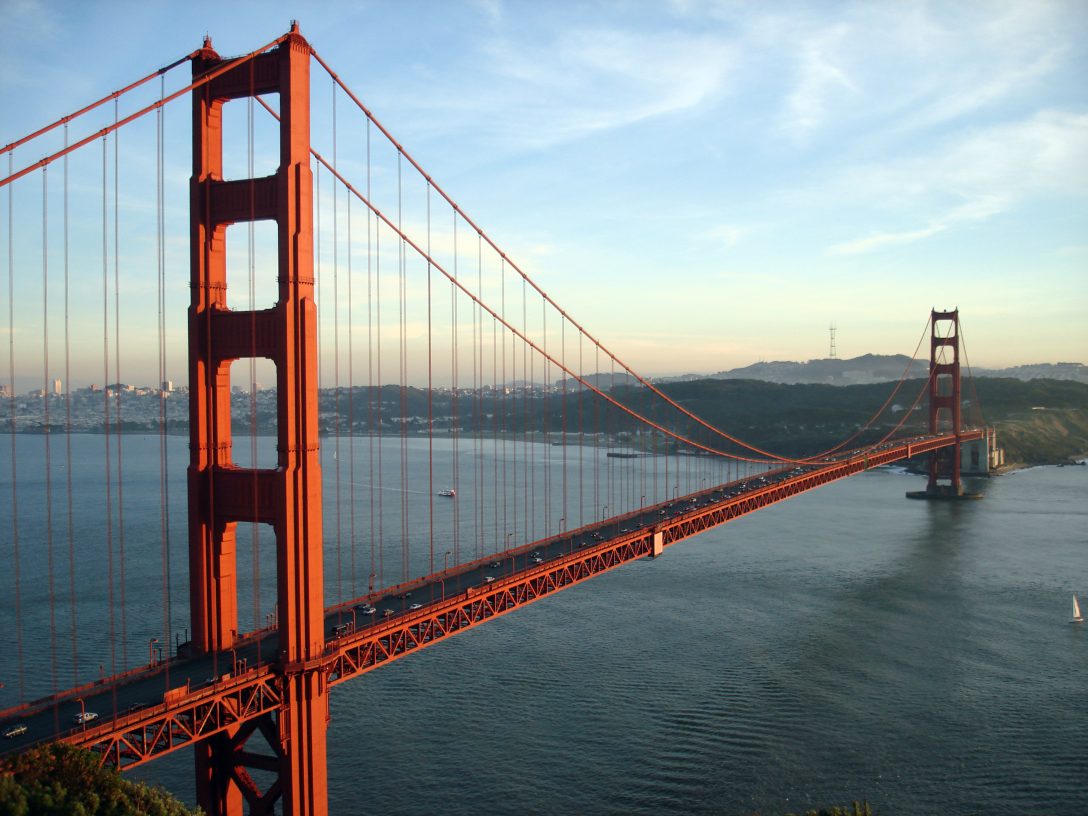
#> input picture datas/goldenGate.jpg, 3264 x 2448 px (shown at 1/3 size)
$ python histogram.py
#> lines starting #> are read from the running program, lines starting #| are printed output that depends on the picture
# -*- coding: utf-8 -*-
"""
Created on Thu Aug 29 14:09:51 2024

@author: Doğukan
"""

import cv2
import matplotlib.pyplot as plt
import numpy as np

# [21 lines of commented-out code are left out]

golden_gate = cv2.imread("datas/goldenGate.jpg")
#> golden_gate is the input picture: shape (2448, 3264, 3); mean B, G, R 141.3, 138.3, 130.3
golden_gate_vis = cv2.cvtColor(golden_gate, cv2.COLOR_BGR2RGB)

plt.figure(), plt.imshow(golden_gate_vis)

mask =np.zeros(golden_gate.shape[:2],np.uint8)
plt.figure(), plt.imshow(mask,cmap="gray")

mask[1500:2000,1000:2000] =255

plt.figure(), plt.imshow(mask,cmap="gray")

masked_img_vis = cv2.bitwise_and(golden_gate_vis, golden_gate_vis,mask=mask)
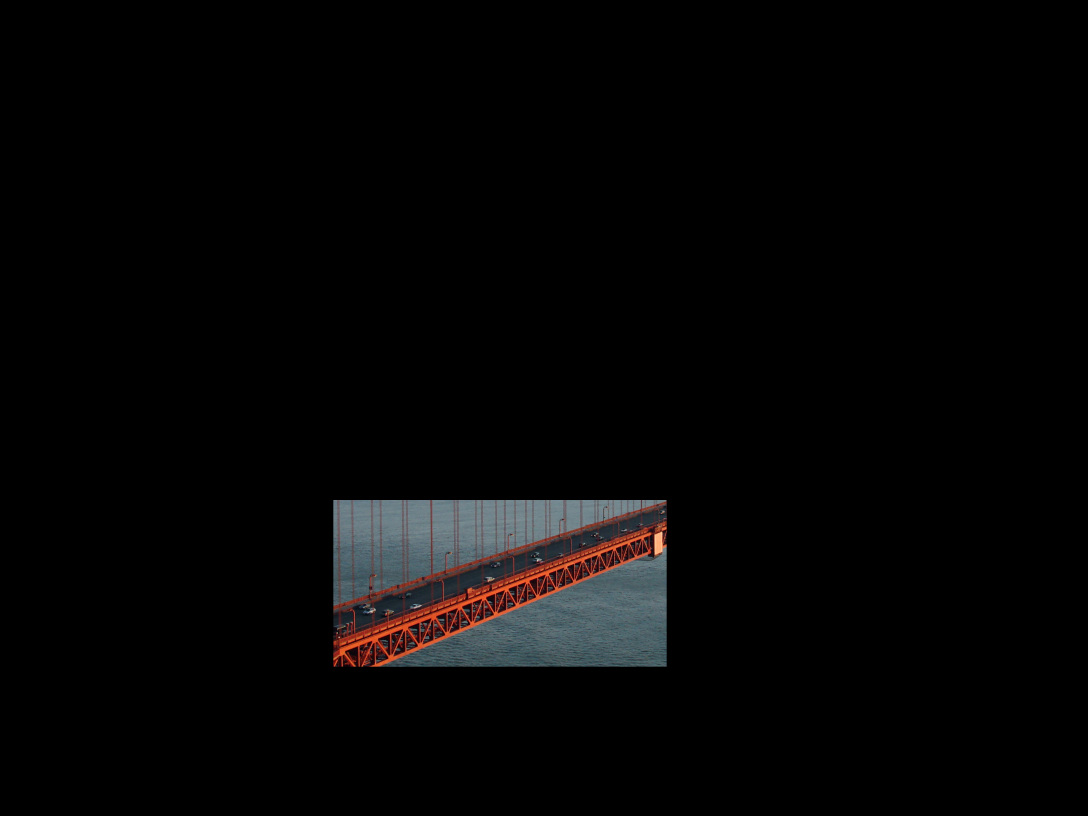
#> masked_img_vis: shape (2448, 3264, 3) (shown at 1/3 size); mean R, G, B 5.8, 5.3, 5.4

plt.figure(), plt.imshow(masked_img_vis,cmap="gray")

#histogram

masked_img =  cv2.bitwise_and(golden_gate, golden_gate,mask=mask)

masked_img_hist = cv2.calcHist([golden_gate], channels=[0], mask=mask, histSize=[256], ranges=[0,256])
#> masked_img_hist = 256 values, max 7664 at index 105, min 0 at index 182, mean 1953.1

plt.figure(), plt.plot(masked_img_hist)

#histogram eşitleme
#karşıtlık arttırma

img = cv2.imread("datas/hist_equ.jpg",0)
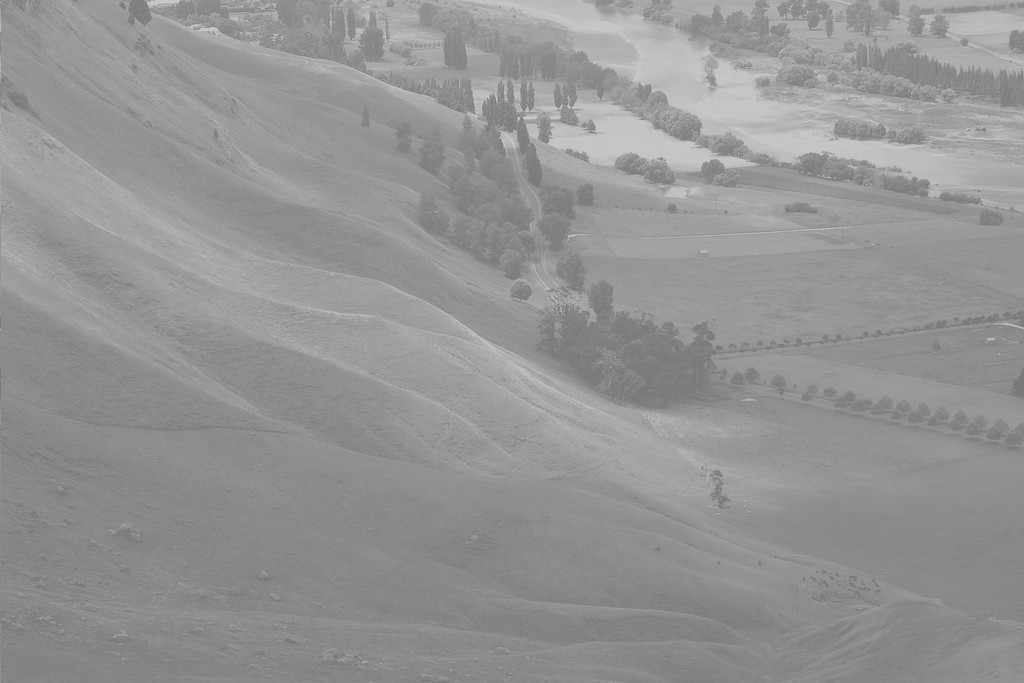
#> input picture datas/hist_equ.jpg, 1024 x 683 px
#> img is the input picture: shape (683, 1024); min 114, max 208, mean 148
plt.figure(),plt.imshow(img, cmap="gray")

img_hist = cv2.calcHist(img, channels=[0], mask=None, histSize=[256], ranges=[0,256])
#> img_hist = 256 values, max 65 at index 171, min 0 at index 0, mean 4

plt.figure(), plt.plot(img_hist)

eq_hist = cv2.equalizeHist(img)
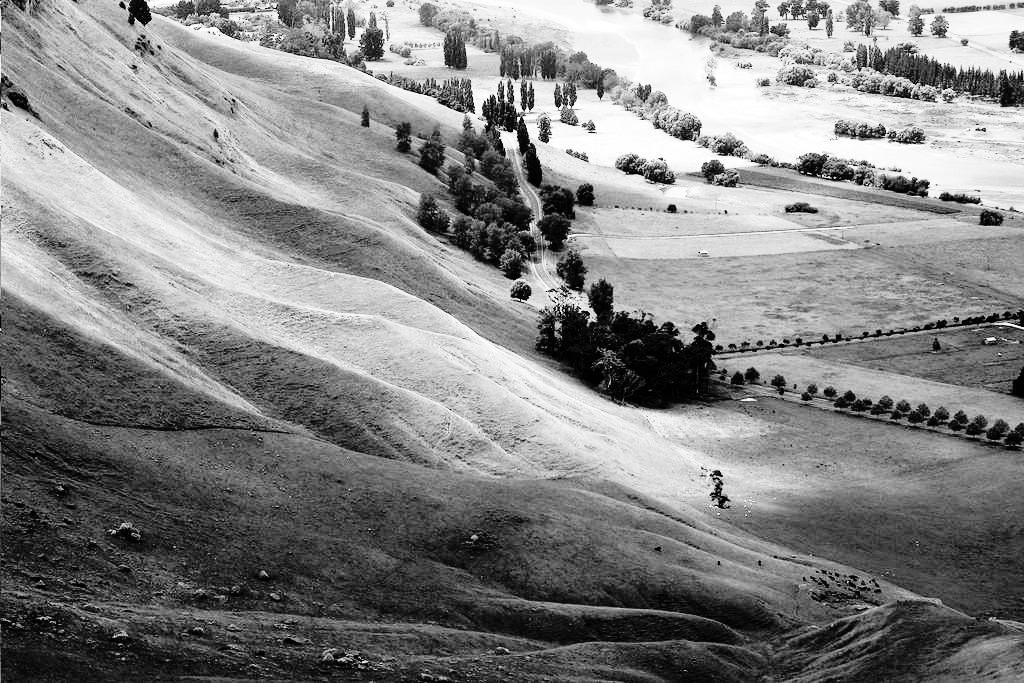
#> eq_hist: shape (683, 1024); min 0, max 255, mean 130.5

plt.figure(), plt.imshow(eq_hist,cmap="gray")


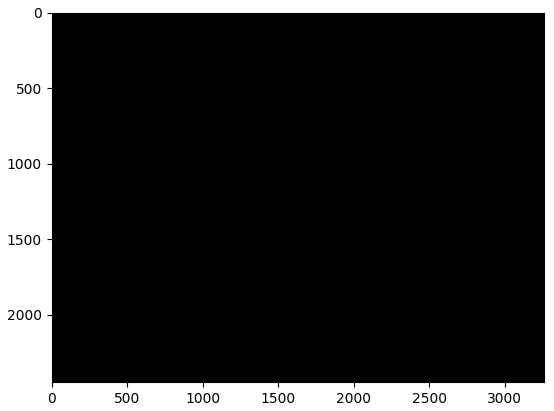
#> figure drawn by matplotlib, 1 panel
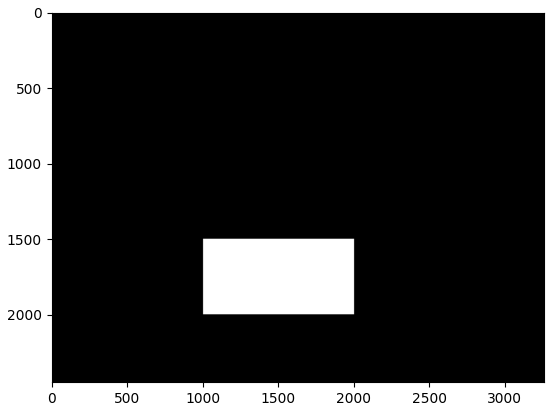
#> figure drawn by matplotlib, 1 panel
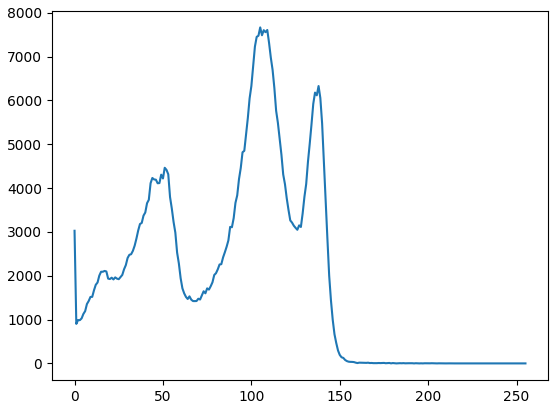
#> figure drawn by matplotlib, 1 panel; curve peaks at x = 105, y = 7664
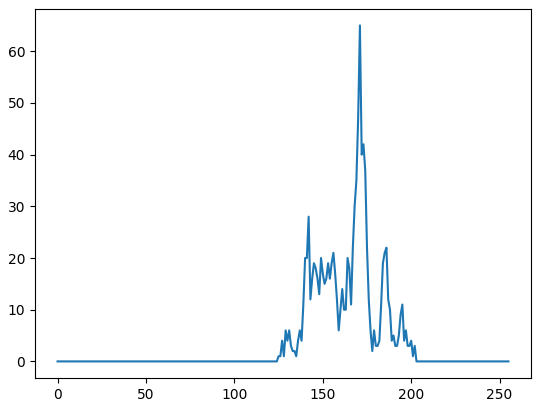
#> figure drawn by matplotlib, 1 panel; curve peaks at x = 171, y = 65
